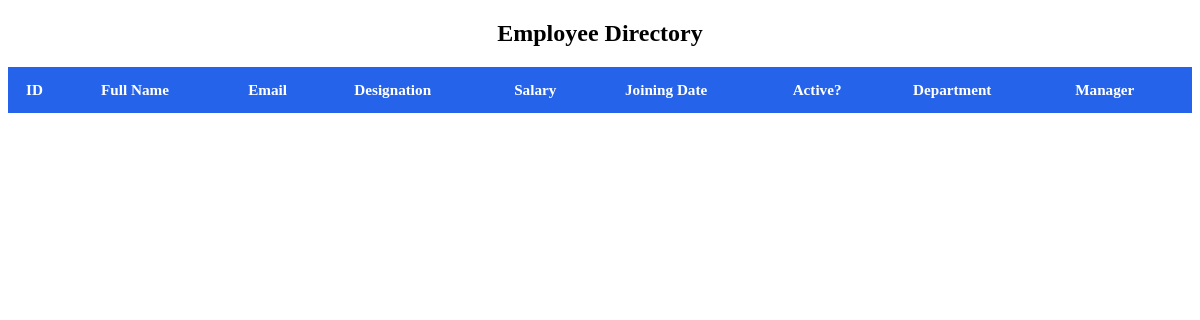
/, run on an earlier commit of the app's database.
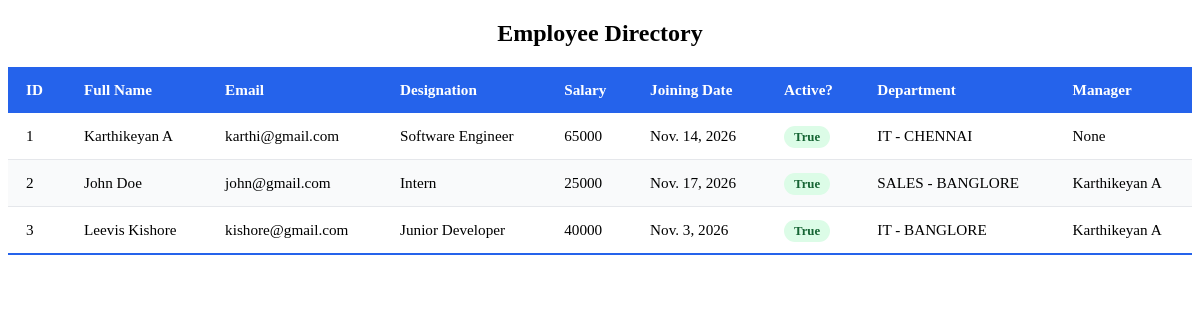
And on a later commit of the database.
### employees/models.py (models this page shows)
class Employee(models.Model):
    first_name = models.CharField(max_length=50)
    last_name = models.CharField(max_length=50)
    email = models.EmailField(unique=True)
    designation = models.CharField(max_length=50)
    salary = models.IntegerField()
    joining_date = models.DateField()
    is_active = models.BooleanField(default=True)
    department = models.ForeignKey(Department, on_delete=models.SET_NULL, blank=True, null=True, related_name='employees')
    manager = models.ForeignKey('self', on_delete=models.SET_NULL, blank=True, null=True, related_name='subordinates')
    def __str__(self):
        return f"{self.first_name} {self.last_name}"
    def full_name(self):
        return f"{self.first_name} {self.last_name}"

class Department(models.Model):
    name = models.CharField(max_length=25)
    location = models.CharField(max_length=25)
    def __str__(self):
        return f"{self.name} - {self.location}"

### employees_main/views.py (the view)
# urls.py: 2. Add a URL to urlpatterns:  path('', views.home, name='home')
def home(request):
    employees = Employee.objects.all()
    context ={
        'employees': employees
    }
    return render(request, 'home.html', context)

### templates/home.html (shortened to what this page needs)
{% load static %}
<!DOCTYPE html>
<html lang="en">
  <head>
    <link rel="stylesheet" href="{% static 'css/style.css' %}">
  </head>
  <body>
    <h2 style="text-align: center;">Employee Directory</h2>
    <table class="styled-table">
        <thead>
            <tr>
                <th>ID</th>
                <th>Full Name</th>
                <th>Email</th>
                <th>Designation</th>
                <th>Salary</th>
                <th>Joining Date</th>
                <th>Active?</th>
                <th>Department</th>
                <th>Manager</th>
            </tr>
        </thead>
        <tbody>
            {% for emp in employees %}
            <tr>
                <td>{{ emp.id }}</td>
                <td>{{ emp.full_name }}</td>
                <td>{{ emp.email }}</td>
                <td>{{ emp.designation }}</td>
                <td>{{ emp.salary }}</td>
                <td>{{ emp.joining_date }}</td>
                <td><span class="badge">{{ emp.is_active }}</span></td>
                <td>{{ emp.department }}</td>
                <td>{{ emp.manager }}</td>
            </tr>
            {% endfor %}
        </tbody>
    </table>
  </body>
</html>

### static/css/style.css (style rules this page uses)
.styled-table { width: 100%; border-collapse: collapse; min-width: 600px; background-color: #ffffff; text-align: left; font-size: 0.95rem; }
.styled-table thead tr { background-color: #2563eb; color: #ffffff; font-weight: 600; }
.styled-table th, .styled-table td { padding: 14px 18px; }
.styled-table tbody tr { border-bottom: 1px solid #e5e7eb; transition: background-color 0.2s ease; }
.styled-table tbody tr:nth-of-type(even) { background-color: #f9fafb; }
.styled-table tbody tr:last-of-type { border-bottom: 2px solid #2563eb; }
.badge { padding: 4px 10px; border-radius: 999px; font-size: 0.8rem; font-weight: 600; background-color: #dcfce7; color: #166534; }

What changed in the data, as far as the page shows it:
added Employee: id "1", full_name "Karthikeyan A", email "karthi@gmail.com", designation "Software Engineer", salary "65000", joining_date "Nov. 14, 2026", is_active "True", department "IT - CHENNAI", manager "None"
added Employee: id "2", full_name "John Doe", email "john@gmail.com", designation "Intern", salary "25000", joining_date "Nov. 17, 2026", is_active "True", department "SALES - BANGLORE", manager "Karthikeyan A"
added Employee: id "3", full_name "Leevis Kishore", email "kishore@gmail.com", designation "Junior Developer", salary "40000", joining_date "Nov. 3, 2026", is_active "True", department "IT - BANGLORE", manager "Karthikeyan A"
